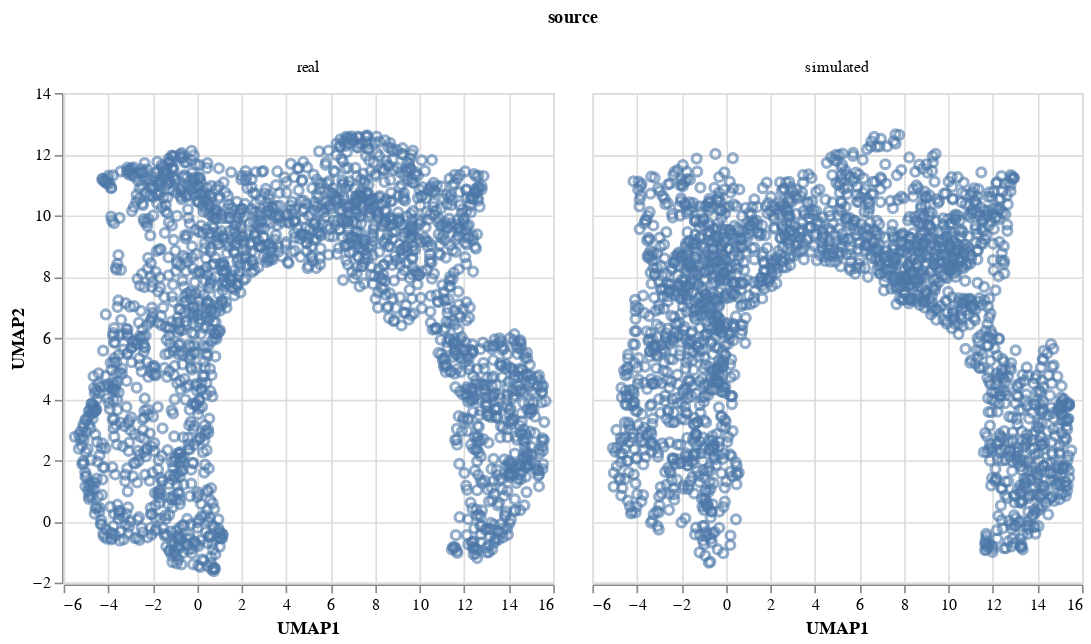

The notebook cell this image was saved under:
### Code cell
compare_umap(example_sce, samples)

### Figure 1 — Vega-Lite specification as saved in the notebook (floating-point values rounded to 4 significant figures; data arrays with more than 128 entries replaced by an {"elided": "..."} marker saying what was removed)
{"config": {"view": {"continuousWidth": 300, "continuousHeight": 300}}, "data": {"name": "data-cd08c40f25ca81d071fe6f016cc3a99c"}, "facet": {"column": {"field": "source", "type": "nominal"}}, "spec": {"mark": {"type": "point", "opacity": 0.6}, "encoding": {"x": {"field": "UMAP1", "type": "quantitative"}, "y": {"field": "UMAP2", "type": "quantitative"}}}, "$schema": "https://vega.github.io/schema/vega-lite/v5.20.1.json", "datasets": {"data-cd08c40f25ca81d071fe6f016cc3a99c": {"elided": "4174 records"}}}
